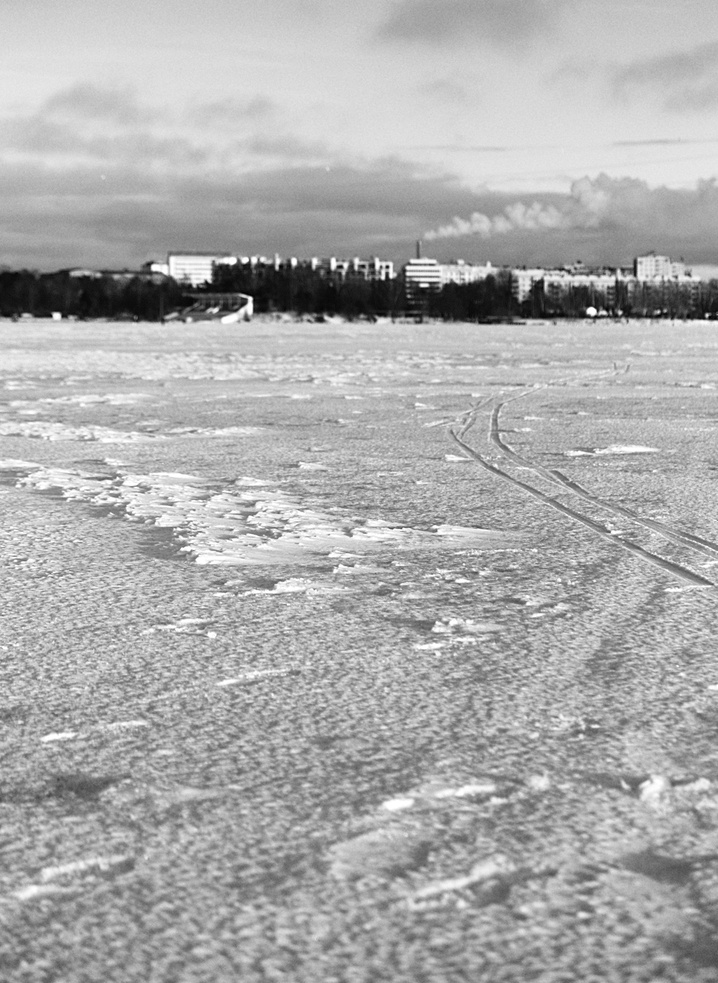
#> input picture quick-and-dirty-dithering-post/landscape.jpg, 718 x 983 px, shrunk from 1080 x 1480 before the run
$ jupyter execute quantization.ipynb
#> lines starting #> are read from the running program, lines starting #| are printed output that depends on the picture; after the words box and inside, x2 and y2 are one past the last pixel; in counts of white or black regions, pixels touching at a corner belong together
# Imports

[cell 1]
from IPython.display import display
from PIL import Image

# Load source image

[cell 2]
source = Image.open('landscape.jpg')
#> source is the input picture: PIL image 718x983 RGB; min 0, max 255, mean 172.7
source = source.convert('L')
#> source: PIL image 718x983 L

# Quantize to black and white

[cell 3]
from itertools import product

def luma_srgb_to_linear(l):
    """l: a single luma value in srgb space."""

    # Converting the source image from sRGB to linear space
    # https://entropymine.com/imageworsener/srgbformula/
    s = l / 255
    if s < 0.04045:
        return int(255 * s / 12.92)
    else:
        return int(255 * ((s + 0.055) / 1.055) ** 2.4)

quantized = Image.new('L', source.size)
#> quantized: PIL image 718x983 L; every value is 0

for coord in product(range(source.size[0]), range(source.size[1])):
    l = luma_srgb_to_linear(source.getpixel(coord))

    # Quantize the image
    if l < 128:
        quantized.putpixel(coord, 0)
    else:
        quantized.putpixel(coord, 255)
#> this loop made 705794 passes
#> l on passes 1 to 3: 139, 137, 144
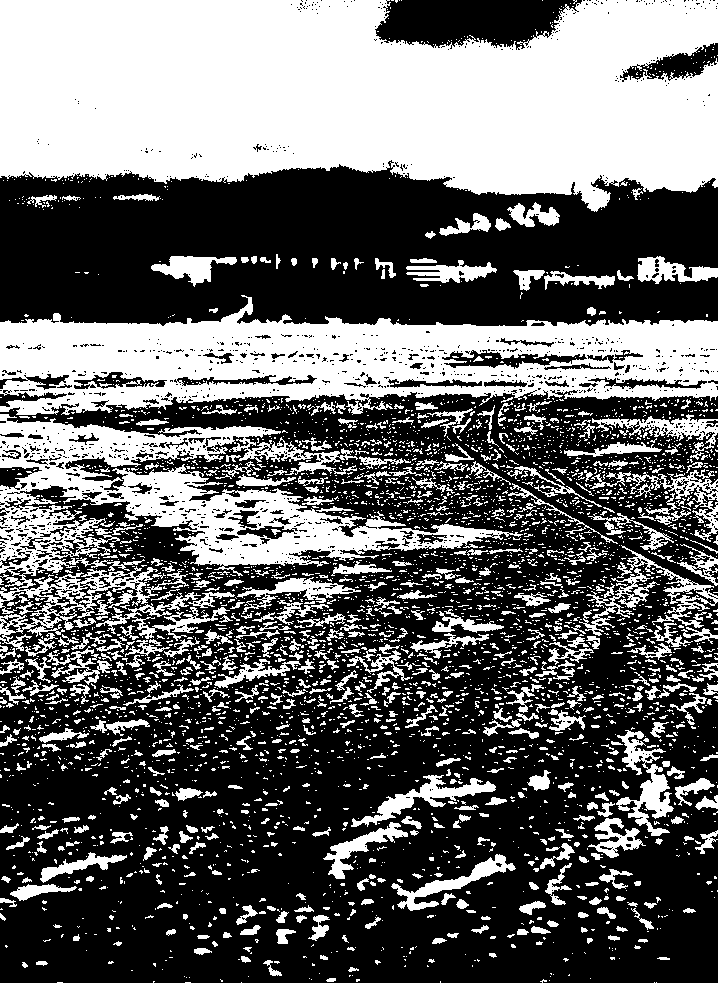
#> quantized: PIL image 718x983 L; 40.6% white; 4157 white regions (3495 under 20 px), largest, box (x1, y1, x2, y2) and area: (0, 0, 718, 212) 120614, (0, 295, 718, 415) 48847, (0, 414, 523, 651) 33740

display(quantized)


$ run again, with quick-and-dirty-dithering-post/256x256_blue.png saved as quick-and-dirty-dithering-post/landscape.jpg
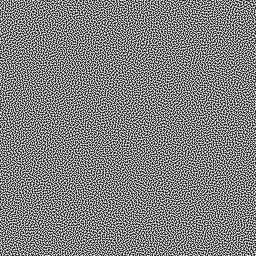
#> input picture quick-and-dirty-dithering-post/256x256_blue.png, 256 x 256 px
#> source is the input picture: PIL image 256x256 RGB; min 0, max 255, mean 127.5
#> source: PIL image 256x256 L
#> the loop `for coord in product(range(source.size[0]), range(source.size[1])):` made 65536 passes
#> l on passes 1 to 3: 24, 142, 2
#> after the loop `for coord in product(range(source.size[0]), range(source.size[1])):`:
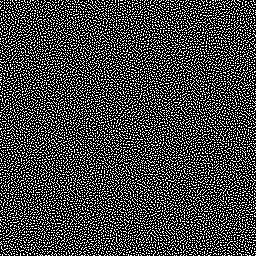
#> quantized: PIL image 256x256 L; 26.6% white in thin lines or dots
